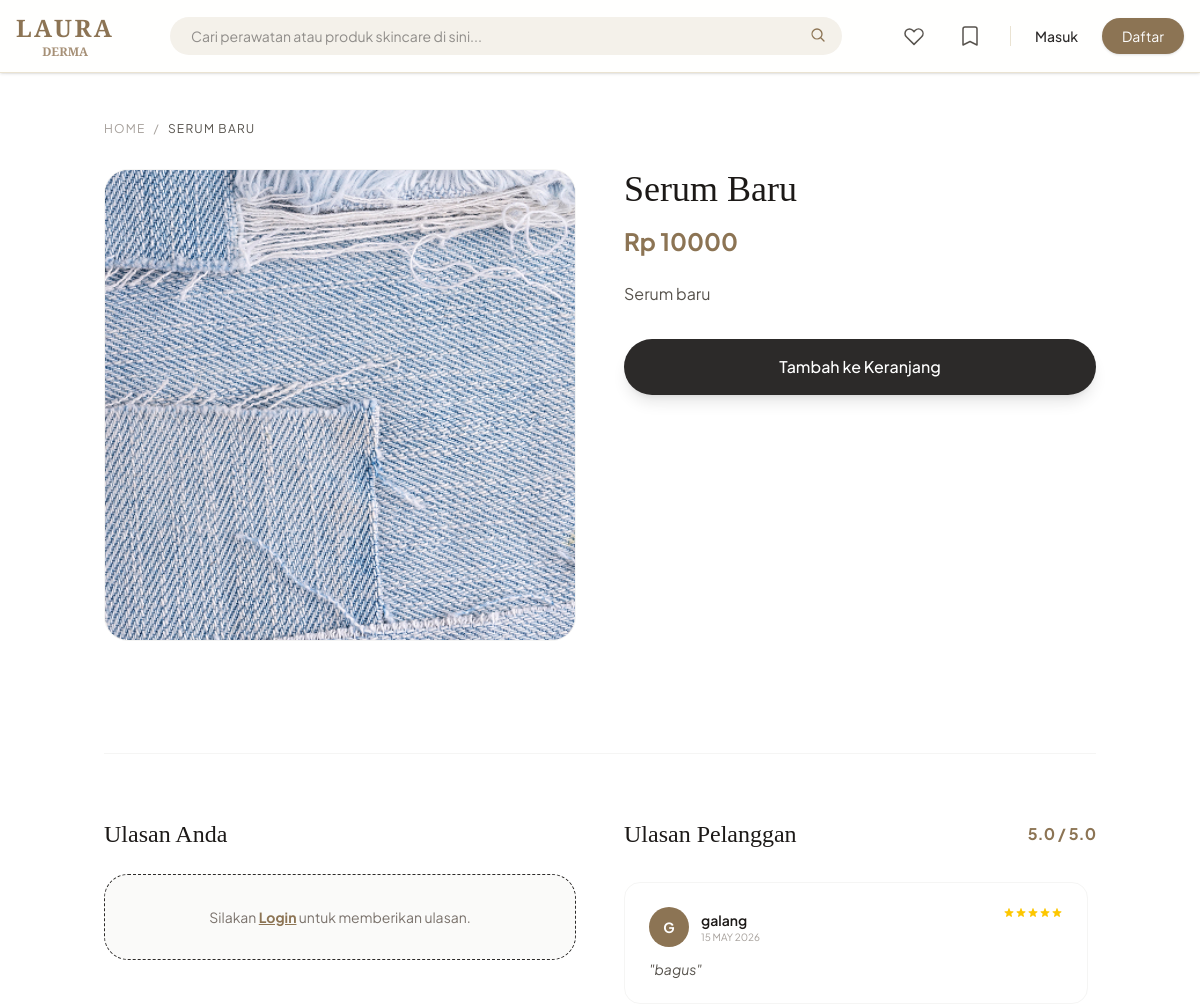
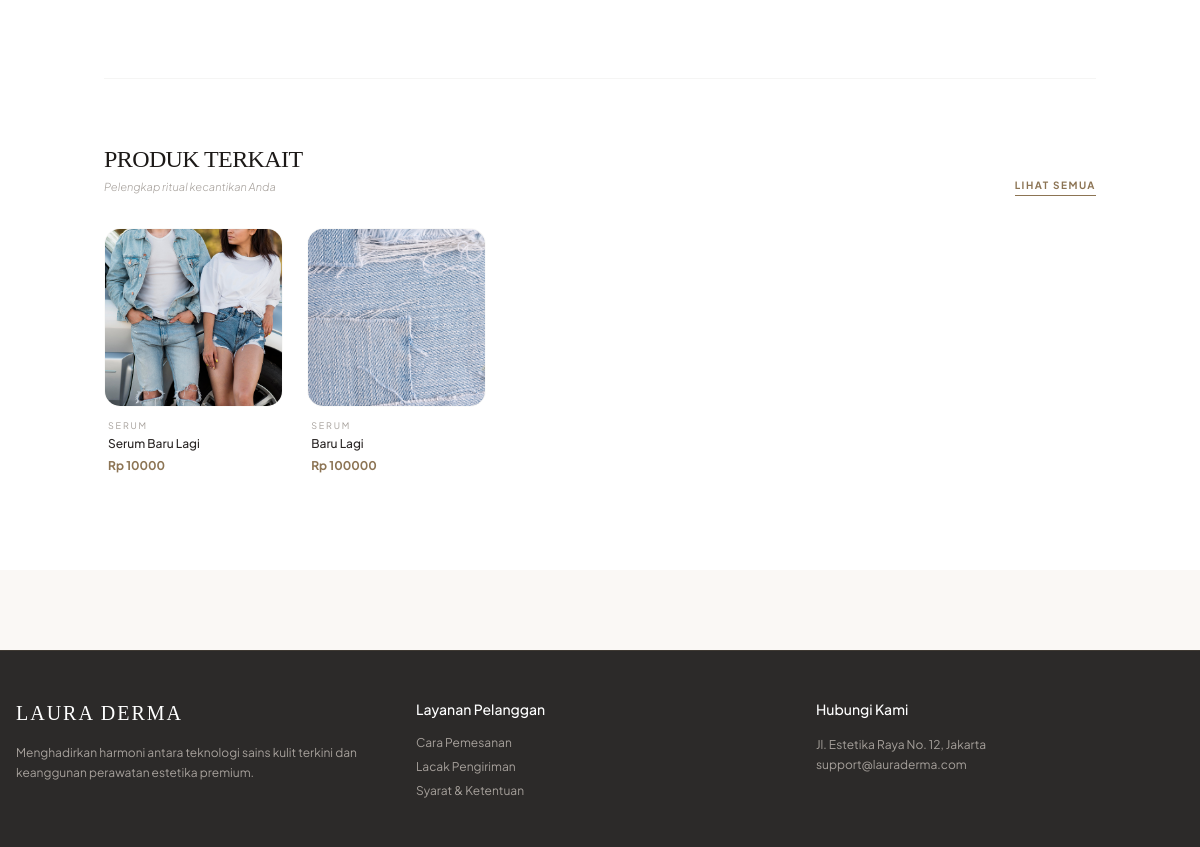
/produk/1/, run on the app's committed database (2 pictures, top to bottom).
### toko/models.py (models this page shows, shortened)
class Produk(models.Model):
    kategori = models.ForeignKey(Kategori, on_delete=models.SET_NULL, null=True, blank=True, related_name='produk')
    nama = models.CharField(max_length=200)
    slug = models.SlugField(unique=True, max_length=250)
    gambar = models.ImageField(upload_to='produk/thumbnails/', blank=True, null=True)
    deskripsi = models.TextField(blank=True, null=True)
    harga = models.IntegerField()  # Menggunakan integer agar pas untuk mata uang Rupiah
    stok = models.IntegerField(default=0)
    is_flash_sale = models.BooleanField(default=False) # Penanda untuk masuk bagian diskon
    dibuat_pada = models.DateTimeField(auto_now_add=True)
    class Meta:
        verbose_name_plural = "Produk"

class Review(models.Model):
    produk = models.ForeignKey(Produk, on_delete=models.CASCADE, related_name='reviews')
    user = models.ForeignKey(User, on_delete=models.CASCADE)
    rating = models.IntegerField(default=5) # 1 sampai 5
    komentar = models.TextField()
    tanggal = models.DateTimeField(auto_now_add=True)

class Kategori(models.Model):
    nama = models.CharField(max_length=100)
    slug = models.SlugField(unique=True, max_length=150)
    class Meta:
        verbose_name_plural = "Kategori" # Agar di halaman admin tulisannya rapi

### toko/views.py (the view)
# urls.py: path('produk/<int:id>/', detail_produk, name='detail_produk'),
def detail_produk(request, id):
    produk = get_object_or_404(Produk, id=id)
    produk_terkait = Produk.objects.filter(kategori=produk.kategori).exclude(id=id)[:4]
    is_wishlisted = False
    is_liked = False
    reviews = produk.reviews.all().order_by('-tanggal')
    rata_rata_rating = reviews.aggregate(Avg('rating'))['rating__avg'] or 0
    user_sudah_review = False
    if request.user.is_authenticated:
        is_wishlisted = Wishlist.objects.filter(user=request.user, produk=produk).exists()
        is_liked = Like.objects.filter(user=request.user, produk=produk).exists()
        user_sudah_review = Review.objects.filter(produk=produk, user=request.user).exists()
    context = {
        'produk': produk,
        'produk_terkait': produk_terkait,
        'reviews': reviews,
        'is_wishlisted': is_wishlisted,
        'is_liked': is_liked,
        'rata_rata_rating': round(rata_rata_rating, 1),
        'jumlah_review': reviews.count(),
        'user_sudah_review': user_sudah_review,
    }
    return render(request, 'detail_produk.html', context)

### toko/context_processors.py (called while the page is built)
def wishlist_count(request):
    if request.user.is_authenticated:
        count = Wishlist.objects.filter(user=request.user).count()
    else:
        count = 0
    return {'wish_count': count}

### templates/detail_produk.html (shortened to what this page needs)
{% extends 'base.html' %}
{% block content %}
<section class="py-12 bg-white">
    <div class="container mx-auto px-4">
        <nav class="flex mb-8 text-xs text-stone-400 uppercase tracking-widest">
            <a href="{% url 'home' %}" class="hover:text-[#8C7454]">Home</a>
            <span class="mx-2">/</span>
            <span class="text-stone-600">{{ produk.nama }}</span>
        </nav>
        <div class="flex flex-col lg:flex-row gap-12">
            <div class="lg:w-1/2">
                <div class="sticky top-24">
                    <div class="aspect-square rounded-3xl overflow-hidden bg-[#F4F1EA] mb-4 border border-stone-100">
                        {% if produk.gambar %}
                            <img id="main-image" src="{{ produk.gambar.url }}" class="w-full h-full object-cover transition-opacity duration-300">
                        {% endif %}
                    </div>
                </div>
            </div>
            <div class="lg:w-1/2">
                <h1 class="text-4xl font-serif text-stone-900 mb-4">{{ produk.nama }}</h1>
                <p class="text-2xl font-bold text-[#8C7454] mb-6">Rp {{ produk.harga }}</p>
                <div class="text-stone-600 leading-relaxed mb-8 prose prose-sm">
                    {{ produk.deskripsi|linebreaks }}
                </div>
                <div class="flex gap-4 mb-10">
                    <button class="flex-1 bg-[#2C2A29] text-white py-4 rounded-full font-medium hover:bg-[#8C7454] transition-all shadow-lg">
                        Tambah ke Keranjang
                    </button>
                </div>
            </div>
        </div>
        <section class="mt-24 border-t border-stone-100 pt-16">
            <div class="flex flex-col lg:flex-row justify-between gap-12">
                <div class="w-full lg:w-1/2">
                    <h3 class="text-2xl font-serif text-stone-900 mb-6">Ulasan Anda</h3>
                    <div id="review-section-wrapper">
                        {% if user.is_authenticated %}
                            {% if user_sudah_review %}
                                <div class="p-8 bg-green-50 rounded-3xl border border-green-100 text-center">
                                    <div class="w-12 h-12 bg-green-500 rounded-full flex items-center justify-center mx-auto mb-4 text-white">✓</div>
                                    <h4 class="text-green-800 font-semibold">Terima Kasih!</h4>
                                    <p class="text-green-600 text-sm">Anda telah memberikan ulasan untuk produk ini.</p>
                                </div>
                            {% else %}
                                <div id="form-container" class="p-8 bg-[#FAF8F5] rounded-3xl border border-[#EAE3D2]">
                                    <form id="reviewForm" action="{% url 'kirim_review' produk.id %}" method="POST" class="space-y-6">
                                        {% csrf_token %}
                                        <div>
                                            <label class="block text-xs font-semibold text-stone-700 uppercase mb-3">Rating Anda</label>
                                            <div class="flex flex-row-reverse justify-end gap-2 star-rating text-stone-300">
                                                {% for i in "54321" %}
                                                <input type="radio" id="star{{i}}" name="rating" value="{{i}}" class="hidden" required />
                                                <label for="star{{i}}" class="cursor-pointer hover:text-yellow-400">
                                                    <svg class="w-8 h-8 fill-current" viewBox="0 0 20 20"><path d="M9.049 2.927c.3-.921 1.603-.921 1.902 0l1.07 3.292a1 1 0 00.95.69h3.462c.969 0 1.371 1.24.588 1.81l-2.8 2.034a1 1 0 00-.364 1.118l1.07 3.292c.3.921-.755 1.688-1.54 1.118l-2.8-2.034a1 1 0 00-1.175 0l-2.8 2.034c-.784.57-1.838-.197-1.539-1.118l1.07-3.292a1 1 0 00-.364-1.118L2.98 8.72c-.783-.57-.38-1.81.588-1.81h3.461a1 1 0 00.951-.69l1.07-3.292z" /></svg>
                                                </label>
                                                {% endfor %}
                                            </div>
                                        </div>
                                        <div>
                                            <label class="block text-xs font-semibold text-stone-700 uppercase mb-2">Komentar</label>
                                            <textarea name="komentar" rows="4" required class="w-full bg-white border border-[#EAE3D2] rounded-2xl py-4 px-4 text-sm outline-none focus:border-[#8C7454] resize-none" placeholder="Bagaimana pengalaman Anda?"></textarea>
                                        </div>
                                        <button type="submit" class="w-full bg-[#8C7454] text-white py-4 rounded-full font-medium hover:bg-[#735F43] transition-all">Kirim Ulasan</button>
                                    </form>
                                </div>
                            {% endif %}
                        {% else %}
                            <div class="p-8 bg-stone-50 rounded-3xl border border-dashed text-center">
                                <p class="text-sm text-stone-500">Silakan <a href="{% url 'login' %}" class="text-[#8C7454] underline font-bold">Login</a> untuk memberikan ulasan.</p>
                            </div>
                        {% endif %}
                    </div>
                </div>
                <div class="w-full lg:w-1/2">
                    <div class="flex items-center justify-between mb-8">
                        <h3 class="text-2xl font-serif text-stone-900">Ulasan Pelanggan</h3>
                        <span class="text-[#8C7454] font-bold">{{ rata_rata_rating|default:"0" }} / 5.0</span>
                    </div>
                    <div id="reviewContainer" class="space-y-6 max-h-[500px] overflow-y-auto pr-2 scrollbar-thin">
                        {% for review in reviews %}
                        <div class="bg-white border border-stone-100 p-6 rounded-2xl">
                            <div class="flex justify-between items-start mb-3">
                                <div class="flex items-center gap-3">
                                    <div class="w-10 h-10 rounded-full bg-[#8C7454] flex items-center justify-center text-white font-bold text-sm">
                                        {{ review.user.username|slice:":1"|upper }}
                                    </div>
                                    <div>
                                        <p class="font-semibold text-stone-900 text-sm">{{ review.user.username }}</p>
                                        <p class="text-[10px] text-stone-400 uppercase">{{ review.tanggal|date:"d M Y" }}</p>
                                    </div>
                                </div>
                                <div class="flex text-yellow-400">
                                    {% for i in "12345" %}
                                    <svg class="w-3 h-3 {% if forloop.counter <= review.rating %}fill-current{% else %}text-stone-200{% endif %}" viewBox="0 0 20 20"><path d="M9.049 2.927c.3-.921 1.603-.921 1.902 0l1.07 3.292a1 1 0 00.95.69h3.462c.969 0 1.371 1.24.588 1.81l-2.8 2.034a1 1 0 00-.364 1.118l1.07 3.292c.3.921-.755 1.688-1.54 1.118l-2.8-2.034a1 1 0 00-1.175 0l-2.8 2.034c-.784.57-1.838-.197-1.539-1.118l1.07-3.292a1 1 0 00-.364-1.118L2.98 8.72c-.783-.57-.38-1.81.588-1.81h3.461a1 1 0 00.951-.69l1.07-3.292z" /></svg>
                                    {% endfor %}
                                </div>
                            </div>
                            <p class="text-stone-600 text-sm italic">"{{ review.komentar }}"</p>
                        </div>
                        {% empty %}
                        <p id="no-review" class="text-stone-400 italic text-center py-10">Belum ada ulasan.</p>
                        {% endfor %}
                    </div>
                </div>
            </div>
        </section>
    </div>
    {% if produk_terkait %}
        <div class="container mx-auto px-4">
            <div class="mt-20 border-t border-stone-100 pt-16 pb-12">
                <div class="flex items-end justify-between mb-8">
                    <div>
                        <h2 class="text-xl md:text-2xl font-serif text-stone-900 uppercase tracking-tight">Produk Terkait</h2>
                        <p class="text-stone-400 text-[11px] mt-1 font-light italic">Pelengkap ritual kecantikan Anda</p>
                    </div>
                    <a href="{% url 'home' %}" class="text-[10px] font-bold uppercase tracking-[0.15em] text-[#8C7454] border-b border-[#8C7454] pb-0.5 hover:text-[#735F43] transition-colors">
                        Lihat Semua
                    </a>
                </div>
                <div class="grid grid-cols-2 sm:grid-cols-3 md:grid-cols-4 lg:grid-cols-5 gap-6">
                    {% for p in produk_terkait %}
                    <div class="group">
                        <div class="relative aspect-square rounded-2xl overflow-hidden bg-[#FAF8F5] mb-3 border border-stone-50 transition-all duration-300 group-hover:shadow-md">
                        </div>
                        <div class="px-1">
                            <p class="text-[9px] text-stone-400 uppercase tracking-[0.2em] mb-1">{{ p.kategori.nama }}</p>
                            <a href="{% url 'detail_produk' p.id %}">
                                <h4 class="text-xs font-medium text-stone-800 group-hover:text-[#8C7454] transition-colors line-clamp-1">
                                    {{ p.nama }}
                                </h4>
                            </a>
                            <p class="text-[#8C7454] text-xs font-bold mt-1.5">Rp {{ p.harga }}</p>
                        </div>
                    </div>
                    {% endfor %}
                </div>
            </div>
        </div>
    {% endif %}
</section>
{% endblock %}

### templates/base.html (style rules this page uses)
body { font-family: 'Plus Jakarta Sans', sans-serif; }

### data on the page
Produk: nama "SERUM BARU", gambar (picture), nama "Serum Baru", harga "10000", deskripsi "Serum baru"
Review: user.username "G", user.username "galang", tanggal "15 MAY 2026", rating 5 (drawn), komentar "bagus"
Produk: kategori.nama "SERUM", nama "Serum Baru Lagi", harga "10000"
Produk: kategori.nama "SERUM", nama "Baru Lagi", harga "100000"

### other printed values
{{ rata_rata_rating|default:"0" }} "5.0"
